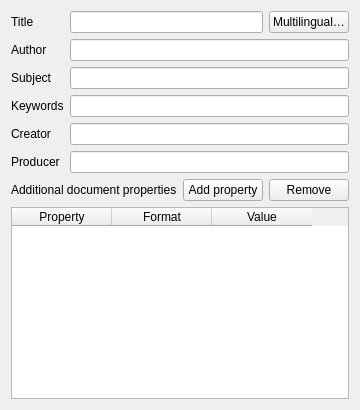
<?xml version="1.0" encoding="UTF-8"?>
<ui version="4.0">
 <class>Properties</class>
 <widget class="QWidget" name="Properties">
  <layout class="QVBoxLayout" name="main_layout">
   <item>
    <layout class="QFormLayout" name="fields_form">
     <item row="0" column="0">
      <widget class="QLabel" name="title_row_label">
       <property name="text">
        <string>Title</string>
       </property>
      </widget>
     </item>
     <item row="0" column="1">
      <layout class="QHBoxLayout" name="title_row">
       <item>
        <widget class="QLineEdit" name="title_field" />
       </item>
       <item>
        <widget class="QPushButton" name="edit_titles">
         <property name="text">
          <string>Multilingual…</string>
         </property>
        </widget>
       </item>
      </layout>
     </item>
     <item row="1" column="0">
      <widget class="QLabel" name="author_field_label">
       <property name="text">
        <string>Author</string>
       </property>
       <property name="buddy">
        <cstring>author_field</cstring>
       </property>
      </widget>
     </item>
     <item row="1" column="1">
      <widget class="QLineEdit" name="author_field" />
     </item>
     <item row="2" column="0">
      <widget class="QLabel" name="subject_field_label">
       <property name="text">
        <string>Subject</string>
       </property>
       <property name="buddy">
        <cstring>subject_field</cstring>
       </property>
      </widget>
     </item>
     <item row="2" column="1">
      <widget class="QLineEdit" name="subject_field" />
     </item>
     <item row="3" column="0">
      <widget class="QLabel" name="keywords_field_label">
       <property name="text">
        <string>Keywords</string>
       </property>
       <property name="buddy">
        <cstring>keywords_field</cstring>
       </property>
      </widget>
     </item>
     <item row="3" column="1">
      <widget class="QLineEdit" name="keywords_field" />
     </item>
     <item row="4" column="0">
      <widget class="QLabel" name="creator_field_label">
       <property name="text">
        <string>Creator</string>
       </property>
       <property name="buddy">
        <cstring>creator_field</cstring>
       </property>
      </widget>
     </item>
     <item row="4" column="1">
      <widget class="QLineEdit" name="creator_field" />
     </item>
     <item row="5" column="0">
      <widget class="QLabel" name="producer_field_label">
       <property name="text">
        <string>Producer</string>
       </property>
       <property name="buddy">
        <cstring>producer_field</cstring>
       </property>
      </widget>
     </item>
     <item row="5" column="1">
      <widget class="QLineEdit" name="producer_field" />
     </item>
    </layout>
   </item>
   <item>
    <layout class="QHBoxLayout" name="extra_actions">
     <item>
      <widget class="QLabel" name="extra_label">
       <property name="text">
        <string>Additional document properties</string>
       </property>
      </widget>
     </item>
     <item>
      <spacer name="actions_stretch">
       <property name="orientation">
        <enum>Qt::Horizontal</enum>
       </property>
       <property name="sizeHint">
        <size>
         <width>0</width>
         <height>0</height>
        </size>
       </property>
      </spacer>
     </item>
     <item>
      <widget class="QPushButton" name="add">
       <property name="text">
        <string>Add property</string>
       </property>
      </widget>
     </item>
     <item>
      <widget class="QPushButton" name="remove">
       <property name="text">
        <string>Remove</string>
       </property>
      </widget>
     </item>
    </layout>
   </item>
   <item>
    <widget class="QTableWidget" name="table">
     <column>
      <property name="text">
       <string>Property</string>
      </property>
     </column>
     <column>
      <property name="text">
       <string>Format</string>
      </property>
     </column>
     <column>
      <property name="text">
       <string>Value</string>
      </property>
     </column>
    </widget>
   </item>
  </layout>
 </widget>
 <resources />
 <connections />
</ui>
